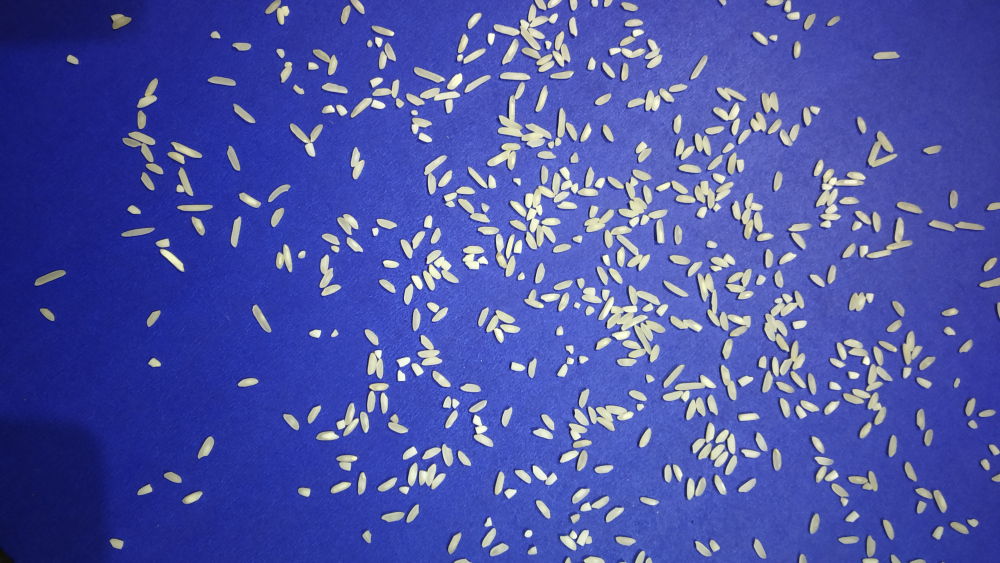
#> input picture data/data/test/image_1.jpg, 4000 x 2250 px, found by its file name (shown at 1/4 size)
$ jupyter execute --allow-errors Akaike_OpenCV_Assignment_.ipynb
#> lines starting #> are read from the running program, lines starting #| are printed output that depends on the picture; after the words box and inside, x2 and y2 are one past the last pixel; in counts of white or black regions, pixels touching at a corner belong together
# **<h1><center><center></center></center></h1>**

# **<h1><center>Akaike Technologies</center></h1>**
# **<h3><center>NLP Assignment</center></h3>**

# **Problem Statement**

> # **Objective-1**

###For objective-1 using opencv countours to count the Number of Rice Grain

# Importing Requried Library

[cell 1]
import cv2
import numpy as np
from skimage.segmentation import watershed
from skimage import feature,measure,color
from scipy import ndimage
import matplotlib.pyplot as plt

#**Counting Rice Using Counters**

[cell 2]
from google.colab import drive
drive.mount('/content/drive/')

[cell 3]
img = cv2.imread('/content/drive/MyDrive/data/test/image_1.jpg')
#> img is the input picture: shape (2250, 4000, 3); mean B, G, R 166.5, 83.2, 74.8
imggray = cv2.cvtColor(img,cv2.COLOR_BGR2GRAY)
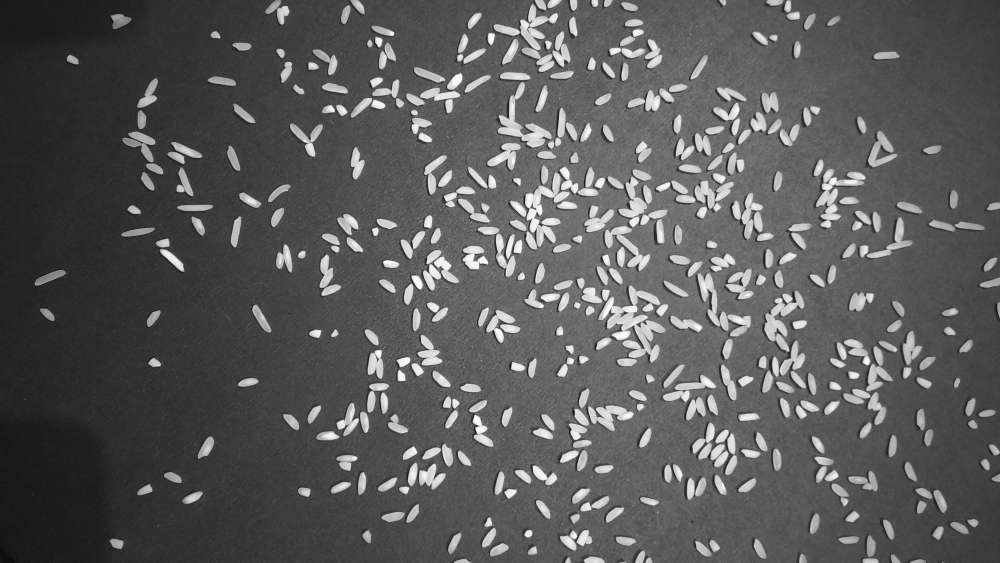
#> imggray: shape (2250, 4000) (shown at 1/4 size); min 6, max 254, mean 90.2
r ,thimg = cv2.threshold(imggray,120,255,cv2.THRESH_BINARY)
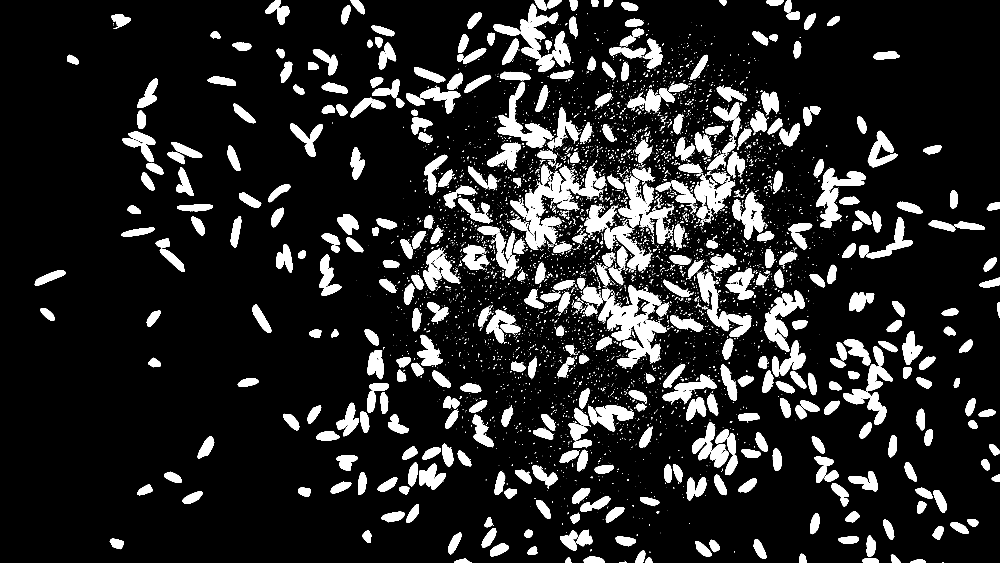
#> thimg: shape (2250, 4000) (shown at 1/4 size); 13.5% white; 6259 white regions (5234 under 20 px), largest, box (x1, y1, x2, y2) and area: (2393, 1140, 2667, 1452) 33113, (2100, 684, 2284, 990) 18478, (1991, 327, 2208, 591) 16276
morkernel = np.ones((3),np.uint8)
imgmorph = cv2.morphologyEx(thimg,cv2.MORPH_OPEN,morkernel,iterations=8)
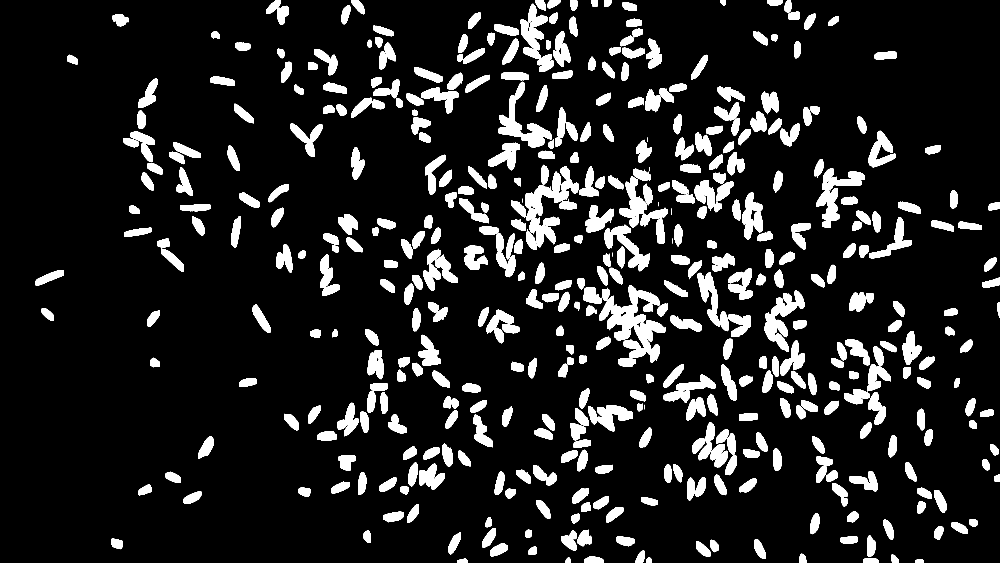
#> imgmorph: shape (2250, 4000) (shown at 1/4 size); 12.4% white; 482 white regions (8 under 20 px)
plt.figure(figsize=(25,5))
plt.imshow(imgmorph)

[cell 4]
imgcontour = img.copy()
contours, hierarchy = cv2.findContours(imgmorph, cv2.RETR_TREE, cv2.CHAIN_APPROX_SIMPLE)
#> contours = 513 contours, 36 with area under 20; largest, box (x1, y1, x2, y2) and area: (2397, 1140, 2659, 1452) 31607, (2101, 686, 2276, 990) 17378, (3267, 674, 3458, 912) 14800, (3059, 1162, 3217, 1365) 12558, (2419, 899, 2600, 1085) 10368
result = cv2.cvtColor(imgcontour, cv2.COLOR_BGR2RGB)
plt.imshow(result)
print("Total Rice Grains: ",len(contours))
#| Total Rice Grains:  513

# Using Watershed Function We can Solve the counting error

[cell 5]
img = cv2.imread('/content/drive/MyDrive/data/test/image_1.jpg')
imggray = cv2.cvtColor(img,cv2.COLOR_BGR2GRAY)
r ,thimg = cv2.threshold(imggray,120,255,cv2.THRESH_BINARY)
morkernel = np.ones((3),np.uint8)
imgmorph = cv2.morphologyEx(thimg,cv2.MORPH_OPEN,morkernel,iterations=8)
dist = ndimage.distance_transform_edt(imgmorph) #It returns closest background element to each foreground element.
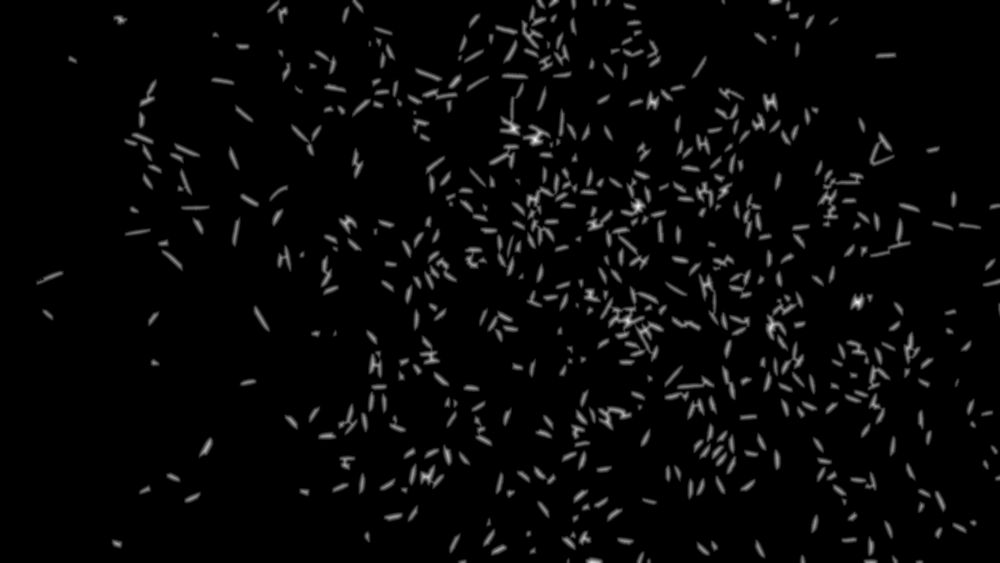
#> dist: shape (2250, 4000) float64 (shown at 1/4 size); min 0, max 27.2, mean 0.8; drawn with min black and max white
lm = feature.peak_local_max(dist,min_distance=23) #It returns the peaks values in an image(array) as coordinate list
#> lm = 590 pairs, first value 23 to 2204, second value 154 to 3975
lmm = np.zeros(dist.shape,dtype=bool)             #It returns the distance shape of zeros value array
lmm[tuple(lm.T)] = True
wash = watershed(-dist,measure.label(lmm),mask = imgmorph) #Passing the parameters into watershed function
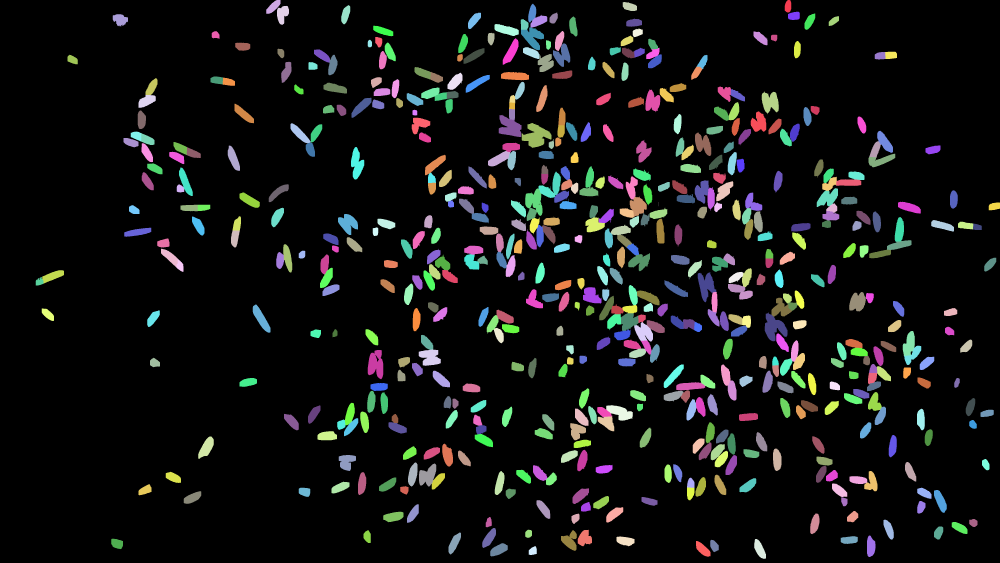
#> wash: shape (2250, 4000) int32 (shown at 1/4 size); 591 distinct labels, from 0 to 590; one colour per label, 0 black
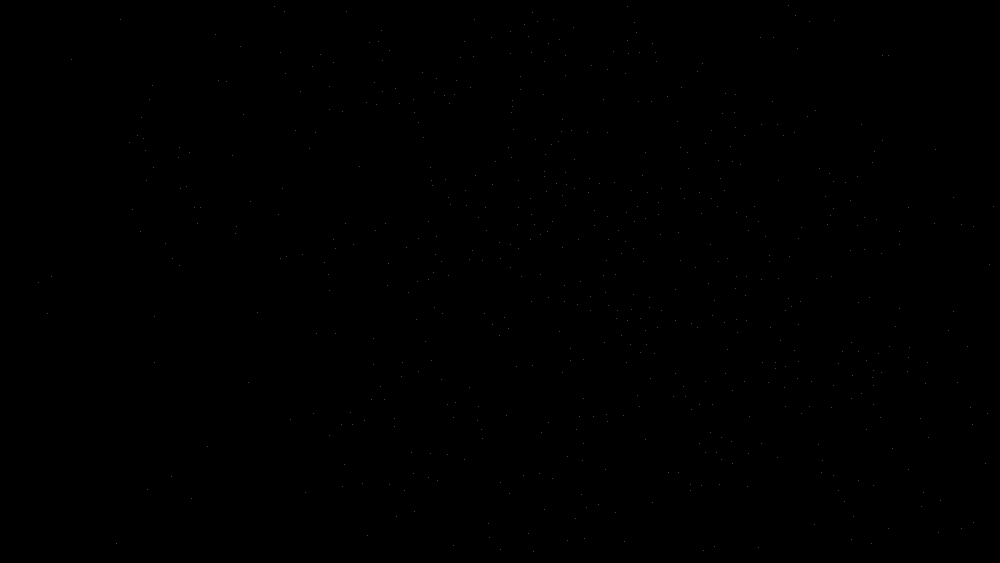
#> lmm: shape (2250, 4000) bool (shown at 1/4 size); 0.01% white in thin lines or dots
plt.figure(figsize=(50,10))
show = color.label2rgb(wash, bg_label=0)
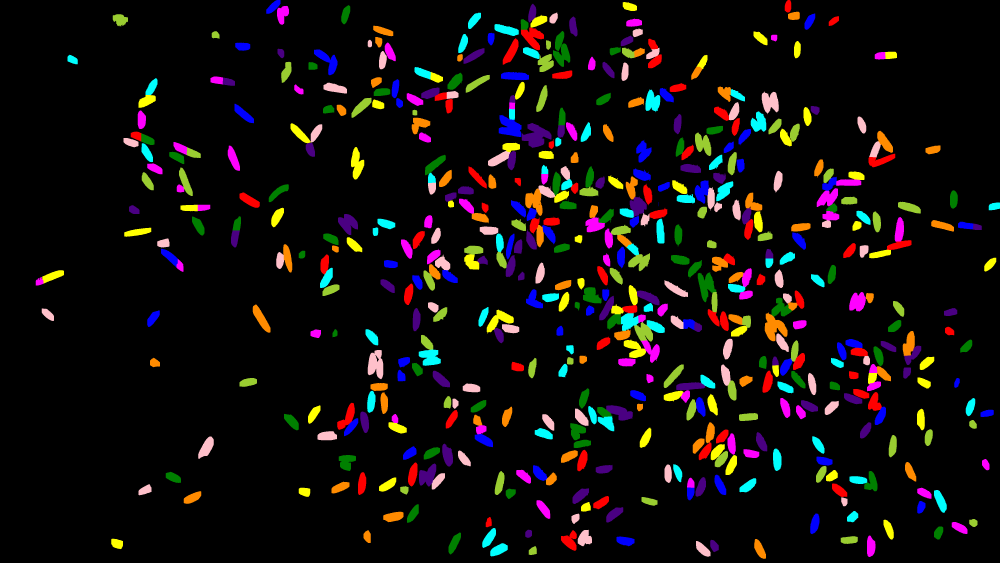
#> show: shape (2250, 4000, 3) float64 (shown at 1/4 size); mean R, G, B 0.0708, 0.057, 0.0539
plt.imshow(show)
print('Total No. of Rice Grains in:',wash.max())
#| Total No. of Rice Grains in: 590

After appling the watershed algorithm touching of rice grains separted as single object, Taking maximum value of array of watershed the count of grains is obtained, by calibrating the min_distance value can increase more accuracy.

###Objective-2: For second objective by finding the area of the broken rice countour.

[cell 6]
brokenrice = []
contours, hierarchy = cv2.findContours(imgmorph, cv2.RETR_TREE, cv2.CHAIN_APPROX_SIMPLE)
for cnt in contours:
  area = cv2.contourArea(cnt)
  if area < 800 :
    brokenrice.append(cnt)
#> this loop made 513 passes
#> area on passes 1 to 3: 372, 457, 885
#> after the loop, brokenrice = 87 contours, 36 with area under 20; largest, box (x1, y1, x2, y2) and area: (3877, 2076, 3910, 2108) 795, (2265, 1381, 2295, 1418) 783, (2318, 1421, 2348, 1456) 781, (1585, 392, 1612, 432) 777, (2857, 808, 2888, 849) 774
print('No. of Broken Rice Grains:',len(brokenrice))
#| No. of Broken Rice Grains: 87

Taking the area of contour by using the countourArea function iterating the for all the contours and for broken rice calibrated value is less than 800 and added value in the list. Finally by applying the length function for broken_rice list finded the Broken_rice count in the image.

Same Program here iterating throught the all images in test folder printing the results.

[cell 7]
import cv2
import numpy as np
from skimage.segmentation import watershed
from skimage import feature,measure,color
from scipy import ndimage
import matplotlib.pyplot as plt
import os
import pandas as pd
#drive path
path_to_data = "/content/drive/MyDrive/data/"

images_path="/content/drive/MyDrive/data/test/"
broken_rice_count=[]
full_rice_count=[]
img_dirs = []
for entry in os.scandir(path_to_data):
    img_dirs.append(entry.path)
    print(entry.path)

image_dir=[]
for ob in os.scandir(images_path):
  image_dir.append(ob)
print(img_dirs)
file_n=[]
print("file_n ",file_n)
def broken_rice(imgmorph):
    brokenrice = []
    contours, hierarchy = cv2.findContours(imgmorph, cv2.RETR_TREE, cv2.CHAIN_APPROX_SIMPLE)
    for cnt in contours:
      area = cv2.contourArea(cnt)
      if area < 800 :
        brokenrice.append(cnt)

    total=len(brokenrice)
    print('No. of Broken Rice Grains  is :',total)
    broken_rice_count.append(total)


def full_rice(image_path):
    #print(image_path)
    img = cv2.imread(image_path)
    imggray = cv2.cvtColor(img,cv2.COLOR_BGR2GRAY)
    r ,thimg = cv2.threshold(imggray,120,255,cv2.THRESH_BINARY)
    morkernel = np.ones((3),np.uint8)
    imgmorph = cv2.morphologyEx(thimg,cv2.MORPH_OPEN,morkernel,iterations=8)

    dist = ndimage.distance_transform_edt(imgmorph) #It returns closest background element to each foreground element.
    lm = feature.peak_local_max(dist,min_distance=23) #It returns the peaks values in an image(array) as coordinate list
    lmm = np.zeros(dist.shape,dtype=bool)             #It returns the distance shape of zeros value array
    lmm[tuple(lm.T)] = True
    wash = watershed(-dist,measure.label(lmm),mask = imgmorph) #Passing the parameters into watershed function
    plt.figure(figsize=(50,10))
    show = color.label2rgb(wash, bg_label=0)
    plt.imshow(show)
    total=wash.max()
    print(f'Total No. of Rice Grains in {image_path} is :',total)
    full_rice_count.append(total)

    broken_rice(imgmorph)
for img_dir in img_dirs:
    count = 1


#> (the rest of this cell did not finish here and is left out)


print(full_rice_count)
print(broken_rice_count)
print(image_dir)
